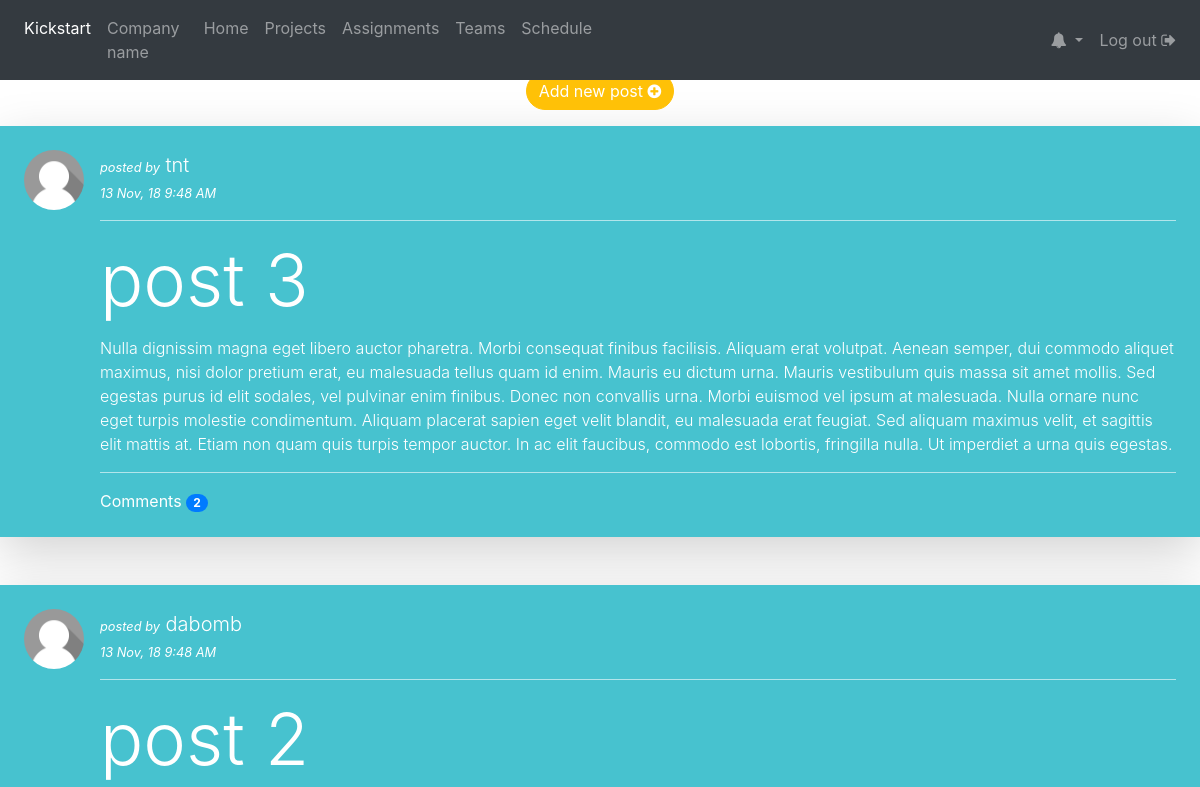
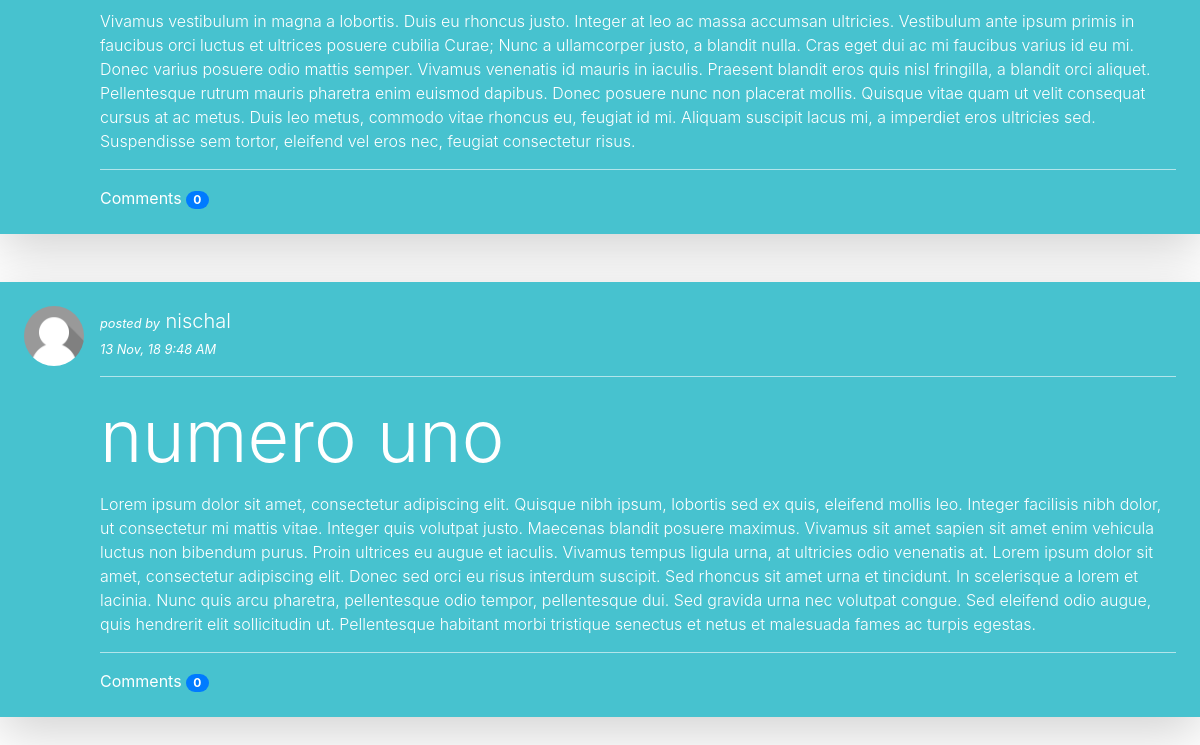
/blog/, run on an earlier commit of the app's database (2 pictures, top to bottom).
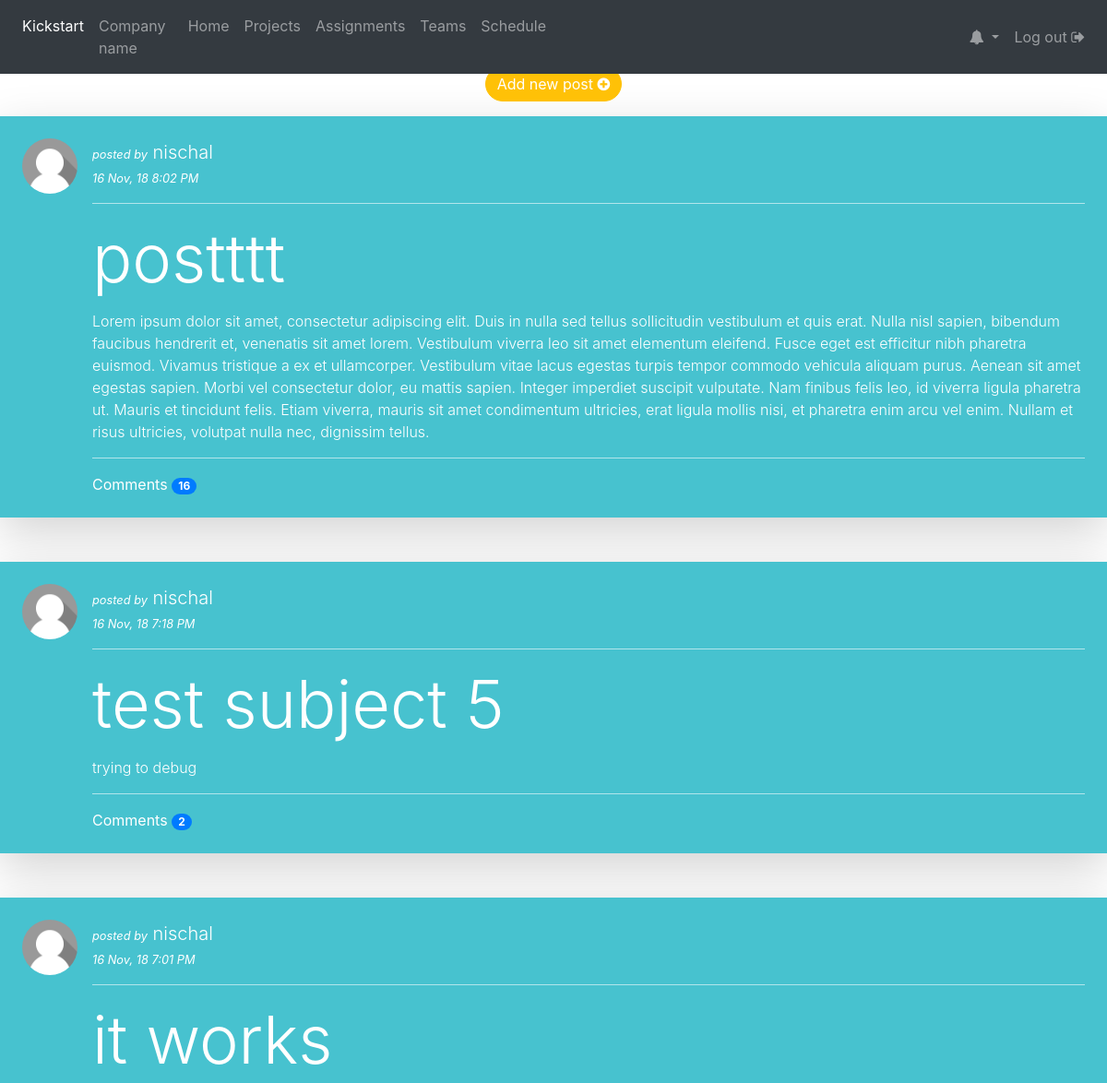
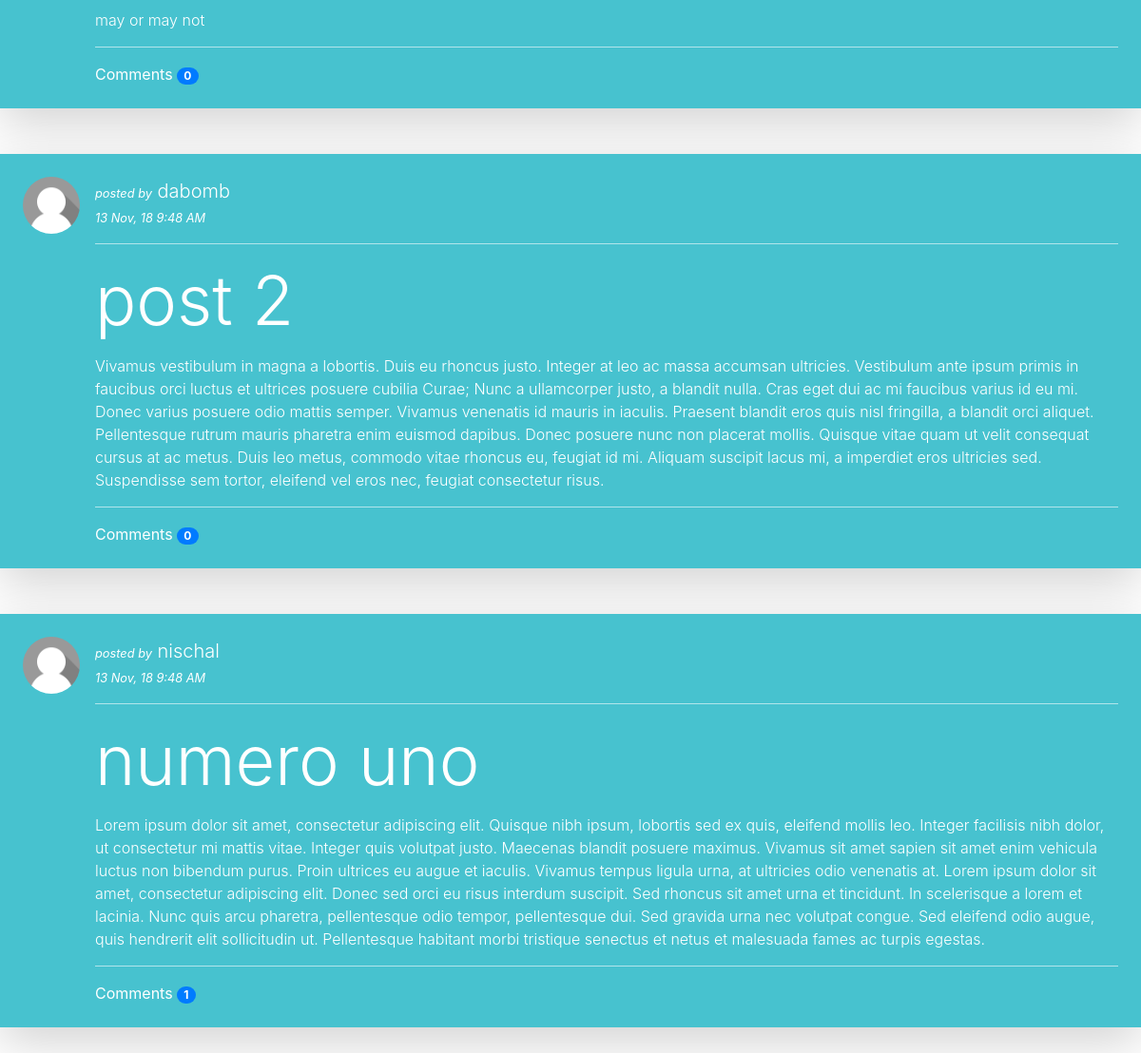
And on a later commit of the database (2 pictures, top to bottom).
### blog/models.py (models this page shows, shortened)
class post(models.Model):
    title = models.CharField(max_length=200)
    content = models.TextField()
    timestamp = models.DateTimeField(auto_now_add=True)
    author = models.ForeignKey(User, on_delete=models.SET_NULL, null=True)

### blog/views.py (the view)
# urls.py: path('', views.index, name='index'),
def index(request):
    pindex = post.objects.order_by('-timestamp')
    posts_dict_index = {'posts': pindex}
    return render(request, 'blog/index.html', posts_dict_index)

### templates/blog/index.html
{% extends 'blog/base.html' %}
{% load staticfiles %}
{% block body %}
    <br><br><br>
    <p class="text-center">
        <a href="{% url 'newpost' %}" class="btn btn-warning" role="button" style="border-radius: 20px;color: white;">Add
            new post <span class="fa fa-plus-circle"></span></a>
    </p>
    {% if posts %}
        {% for post in posts %}
            <div class="shadow-lg p-4 mb-4" style="background-color: #47c2cf;color: white">
                <div class="media">
                    <img src="{% static 'images/default.png' %}" class="align-self-start mr-3 rounded-circle"
                         style="width:60px">
                    <div class="media-body">
                        <p><span class="font-italic"><small> posted by</small></span><span
                                class="lead"> {{ post.author }} </span><br><span class="font-italic"><small>{{ post.timestamp|date:"d M, y  g:i A" }}</small></span>
                        </p>
                        <hr style="border-color: #ffffff94">
                        <h1 class="display-3"><a href="{% url 'details' pk=post.pk %}">{{ post.title }}</a></h1>
                        <p class="font-weight-light" style="padding-top: 5px;">{{ post.content }}</p>
                        <hr style="border-color: #ffffff94">
                        <a href="{% url 'details' pk=post.pk %}">Comments <span class="badge badge-pill badge-primary">{{ post.comment_set.count }}</span></a>
                    </div>
                </div>
            </div>
            <br>
        {% endfor %}
    {% endif %}
{% endblock %}

### templates/blog/base.html (shortened to what this page needs)
<!DOCTYPE html>
{% load staticfiles %}
<html lang="en">
<head>
    <link rel="stylesheet" href="https://maxcdn.bootstrapcdn.com/bootstrap/4.1.3/css/bootstrap.min.css">
    <link rel="stylesheet" href="https://cdnjs.cloudflare.com/ajax/libs/font-awesome/4.7.0/css/font-awesome.min.css">
</head>
<body>
<nav class="navbar navbar-expand-md navbar-dark bg-dark fixed-top">
    <div class="navbar-collapse collapse w-100 order-1 order-md-0 dual-collapse2">
        <ul class="navbar-nav mr-auto">
            <div class="navbar-header">
                <li class="nav-item active">
                    <a class="nav-link" href="#">Kickstart</a>
                </li>
            </div>
            <li class="nav-item">
                <a class="nav-link">Company name</a>
            </li>
            <li class="nav-item">
                <a class="nav-link" href="#">Home</a>
            </li>
            <li class="nav-item">
                <a class="nav-link" href="#">Projects</a>
            </li>
            <li class="nav-item">
                <a class="nav-link" href="#">Assignments</a>
            </li>
            <li class="nav-item">
                <a class="nav-link" href="#">Teams</a>
            </li>
            <li class="nav-item">
                <a class="nav-link" href="#">Schedule</a>
            </li>
        </ul>
    </div>
    <div class="navbar-collapse collapse w-100 order-3 dual-collapse2">
        <ul class="navbar-nav ml-auto">
            <li class="nav-item">
                <a class="nav-link" href="#">{{ user.username }}</a>
            </li>
            <li class="nav-item dropdown">
                <a class="nav-link dropdown-toggle" href="#" id="navbardrop" data-toggle="dropdown">
                    <span class="fa fa-bell"></span>
                </a>
            </li>
            <li class="nav-item">
                <a class="nav-link" href="#">Log out <span class="fa fa-sign-out"
                                                           style="font-size: 16px;"></span></a>
            </li>
        </ul>
    </div>
</nav>
{% block body %}
{% endblock body %}
</body>
</html>

### templates/blog/base.html (style rules this page uses)
a, a:hover { color: white; text-decoration: none; }

What changed in the data, as far as the page shows it:
removed post: author "tnt", timestamp "13 Nov, 18 9:48 AM", title "post 3", content "Nulla dignissim magna eget libero auctor pharetra. Morbi consequat finibus facilisis. Aliquam erat volutpat. Aenean semper, dui commodo aliquet maximus, nisi dolor pretium erat, eu malesuada tellus quam id enim. Mauris eu dictum urna. Mauris vestibulum quis massa sit amet mollis. Sed egestas purus id elit sodales, vel pulvinar enim finibus. Donec non convallis urna. Morbi euismod vel ipsum at malesuada. Nulla ornare nunc eget turpis molestie condimentum. Aliquam placerat sapien eget velit blandit, eu malesuada erat feugiat. Sed aliquam maximus velit, et sagittis elit mattis at. Etiam non quam quis turpis tempor auctor. In ac elit faucibus, commodo est lobortis, fringilla nulla. Ut imperdiet…", comment_set.count "2"
added post: author "nischal", timestamp "16 Nov, 18 8:02 PM", title "postttt", content "Lorem ipsum dolor sit amet, consectetur adipiscing elit. Duis in nulla sed tellus sollicitudin vestibulum et quis erat. Nulla nisl sapien, bibendum faucibus hendrerit et, venenatis sit amet lorem. Vestibulum viverra leo sit amet elementum eleifend. Fusce eget est efficitur nibh pharetra euismod. Vivamus tristique a ex et ullamcorper. Vestibulum vitae lacus egestas turpis tempor commodo vehicula aliquam purus. Aenean sit amet egestas sapien. Morbi vel consectetur dolor, eu mattis sapien. Integer imperdiet suscipit vulputate. Nam finibus felis leo, id viverra ligula pharetra ut. Mauris et tincidunt felis. Etiam viverra, mauris sit amet condimentum ultricies, erat ligula mollis nisi, et…", comment_set.count "16"
added post: author "nischal", timestamp "16 Nov, 18 7:18 PM", title "test subject 5", content "trying to debug", comment_set.count "2"
added post: author "nischal", timestamp "16 Nov, 18 7:01 PM", title "it works", content "may or may not", comment_set.count "0"
computed for post "numero uno": comment_set.count "0" → "1"
